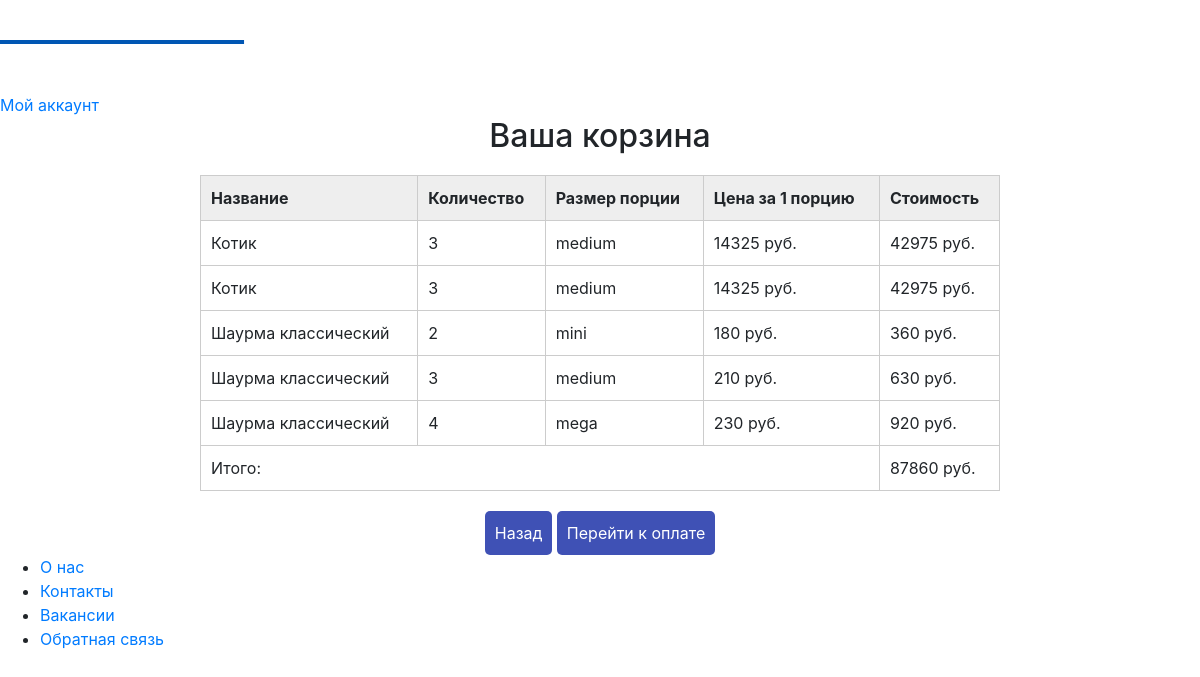
Page /shoping/cart/ (signed in) on the committed database.
### register/models.py (models this page shows)
class Korzina(models.Model):
    user = models.ForeignKey(User, blank=False, null=False, default=None, on_delete=models.CASCADE)
    id_food = models.ForeignKey(Food, blank=False, null=False, default=None, on_delete=models.CASCADE)
    quantity = models.IntegerField(blank=False, null=False, default=None)
    size = models.CharField(max_length=128, blank=False, null=False, default='medium')

### company/models.py (models this page shows)
class Food(models.Model):
    name = models.CharField(max_length=128, blank=False, null=False)
    ingredients = models.CharField(max_length=128, blank=False, null=False)
    date_create = models.DateTimeField(auto_now_add=True)
    date_update = models.DateTimeField(auto_now=True)
    visibility = models.BooleanField(default=True)
    photo = models.ImageField(upload_to='food_photos/')
    category = models.ForeignKey(FoodCategory, blank=False, null=False, on_delete=models.CASCADE)
    mini = models.IntegerField(blank=True, null=True, default=0)
    mini_gram = models.IntegerField(blank=True, null=True, default=0)
    medium = models.IntegerField(blank=False, null=False, default=0)
    medium_gram = models.IntegerField(blank=True, null=True, default=0)
    mega = models.IntegerField(blank=True, null=True, default=0)
    mega_gram = models.IntegerField(blank=True, null=True, default=0)
    value = models.CharField(max_length=128, choices=UNIT_CHOICES, blank=False, null=False,
                             default=GRAMS)  # грамм литр, миллитров

### shoping/views.py (the view)
# urls.py: path('cart/', CartView.as_view(), name='cart'),
class CartView(View):
    def get(self, request, *args, **kwargs):
        cart_items = Korzina.objects.filter(user=request.user.id)
        total_price = 0
        for item in cart_items:
            food = item.id_food
            if item.size == 'mini':
                item.total_price = item.quantity * food.mini
                item.price_per_item = food.mini
            elif item.size == 'medium':
                item.total_price = item.quantity * food.medium
                item.price_per_item = food.medium
            elif item.size == 'mega':
                item.total_price = item.quantity * food.mega
                item.price_per_item = food.mega
            total_price += item.total_price
        return render(request, 'shoping/cart.html', {'cart_items': cart_items, 'total_price': total_price})

### templates/shoping/cart.html (shortened to what this page needs)
{% extends 'landing/main.html' %}
{% load static %}
{% load sass_tags %}
{% block content %}
    <link rel="stylesheet" type="text/css" href="{% static 'shoping/cart_style.css' %}">
    <div class="centerred-table">
        <h2>Ваша корзина</h2>
        <table>
            <thead>
            <tr>
                <th>Название</th>
                <th>Количество</th>
                <th>Размер порции</th>
                <th>Цена за 1 порцию</th>
                <th>Стоимость</th>
            </tr>
            </thead>
            <tbody>
            {% for item in cart_items %}
                <tr>
                    <td>{{ item.id_food.name }}</td>
                    <td>{{ item.quantity }}</td>
                    <td>{{ item.size }}</td>
                    <td>{{ item.price_per_item }} руб.</td>
                    <td>{{ item.total_price }} руб.</td>
                </tr>
            {% endfor %}
            <tr>
                <td colspan="4">Итого:</td>
                <td>{{ total_price }} руб.</td>
            </tr>
            </tbody>
        </table>
    </div>
    <div class="centered-buttons">
        <a class="href-btn" href="/">Назад</a>
        <a class="href-btn" href="/shoping/purchase">Перейти к оплате</a>
    </div>
{% endblock %}

### static/shoping/cart_style.css (style rules this page uses)
table { border-collapse: collapse; width: 100%; max-width: 800px; margin: 20px auto; }
th, td { border: 1px solid #ccc; padding: 10px; text-align: left; }
th { background-color: #eee; font-weight: bold; }
.href-btn { display: inline-block; padding: 10px; background-color: #3f51b5; color: #fff; text-decoration: none; font-size: 16px; margin-right: 10px; border-radius: 5px; align-items: end; margin-left: auto; margin-right: 0; }
.centered-buttons { text-align: center; }
.centerred-table { text-align: center; }

### rows in the picture
Korzina: id_food.name "Котик", quantity "3", size "medium", price_per_item "14325", total_price "42975"
Korzina: id_food.name "Котик", quantity "3", size "medium", price_per_item "14325", total_price "42975"
Korzina: id_food.name "Шаурма классический", quantity "2", size "mini", price_per_item "180", total_price "360"
Korzina: id_food.name "Шаурма классический", quantity "3", size "medium", price_per_item "210", total_price "630"
Korzina: id_food.name "Шаурма классический", quantity "4", size "mega", price_per_item "230", total_price "920"

### other values in the picture
{{ total_price }} "87860"
